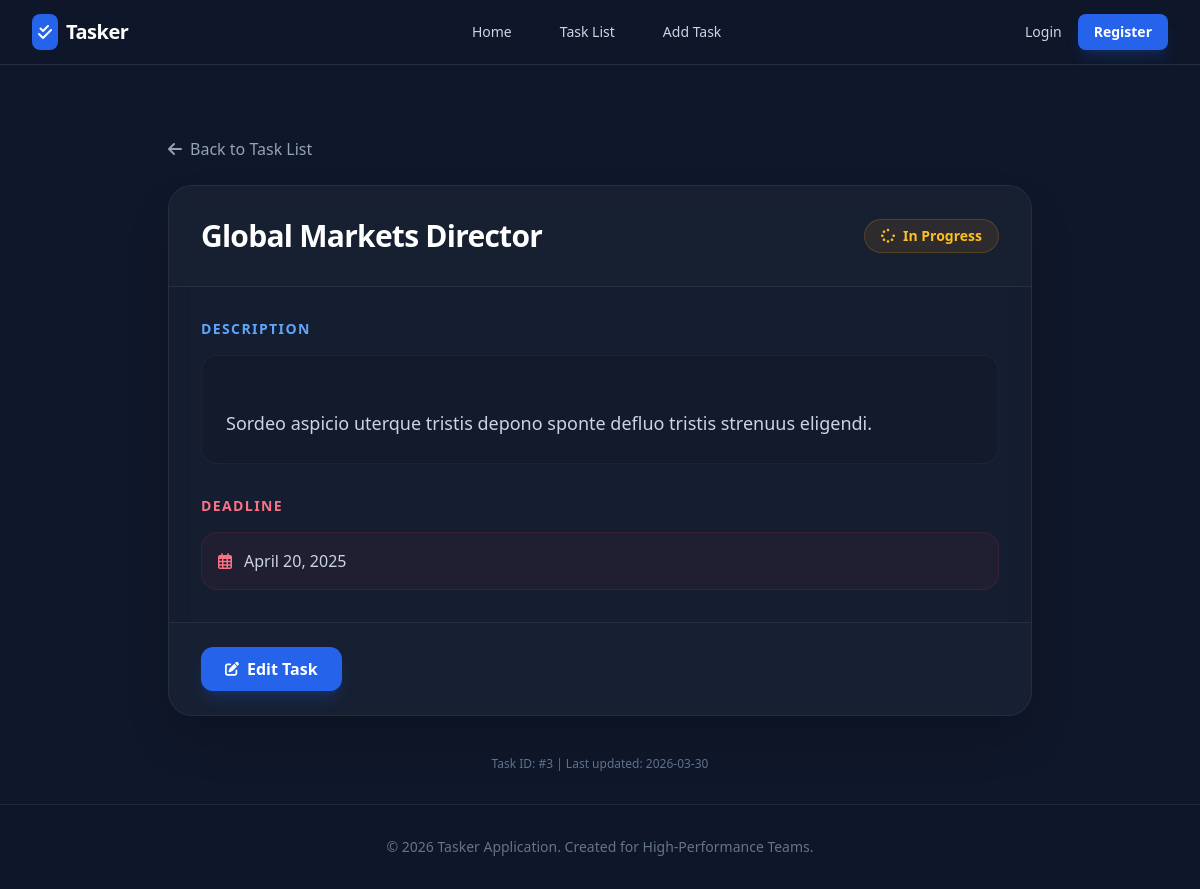
/task-details/3/, run on an earlier commit of the app's database.
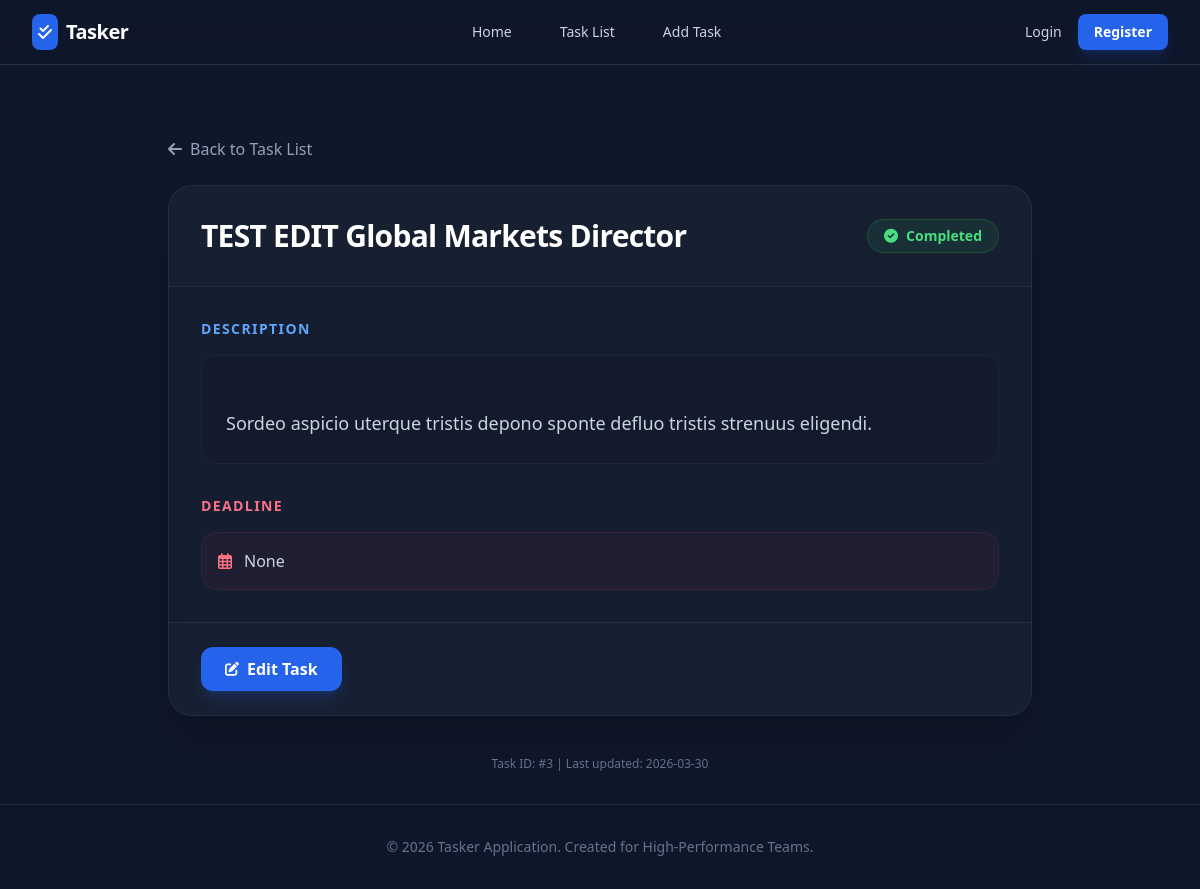
And on a later commit of the database.
### tasks/models.py (models this page shows)
class ToDoModel(models.Model):
    title = models.CharField(max_length=120)
    description = models.CharField(max_length=120)
    status_type = [
        ("Pending", "Pending"),
        ("InProgress", "InProgress"),
        ("Completed", "Completed"),
    ]
    status = models.CharField(choices=status_type, max_length=20)
    deadline = models.DateField( null=True, blank=True)

### tasks/views.py (the view)
# urls.py: path("task-details/<str:task_id>/", task_details_page, name="task_details_page"),
def task_details_page(request, task_id):
    data = ToDoModel.objects.get(id=task_id)
    data_pack = {"item": data}
    return render(request, "task_details.html", data_pack)

### tasks/templates/task_details.html
{% extends 'master/base.html' %} {% block title %}Task Details | {{ item.title }}{% endblock %} {%
{% block content %}
<div class="max-w-4xl mx-auto mt-10 px-4">
  <a
    href="{% url 'task_list_page' %}"
    class="inline-flex items-center text-slate-400 hover:text-white mb-6 transition-colors group"
  >
    <i class="fas fa-arrow-left mr-2 group-hover:-translate-x-1 transition-transform"></i>
    Back to Task List
  </a>
  <div
    class="bg-slate-800/40 border border-slate-700/50 rounded-3xl shadow-2xl overflow-hidden backdrop-blur-md"
  >
    <div
      class="p-8 border-b border-slate-700/50 flex flex-col md:flex-row md:items-center justify-between gap-4 bg-slate-800/20"
    >
      <h1 class="text-3xl font-extrabold text-white tracking-tight">{{ item.title }}</h1>
      <div>
        {% if item.status == 'Completed' %}
        <span
          class="px-4 py-1.5 rounded-full text-sm font-bold bg-green-500/10 text-green-400 border border-green-500/20 flex items-center"
        >
          <i class="fas fa-check-circle mr-2"></i> Completed
        </span>
        {% elif item.status == 'InProgress' %}
        <span
          class="px-4 py-1.5 rounded-full text-sm font-bold bg-amber-500/10 text-amber-400 border border-amber-500/20 flex items-center"
        >
          <i class="fas fa-spinner fa-spin mr-2"></i> In Progress
        </span>
        {% else %}
        <span
          class="px-4 py-1.5 rounded-full text-sm font-bold bg-slate-500/10 text-slate-400 border border-slate-500/20 flex items-center"
        >
          <i class="far fa-clock mr-2"></i> Pending
        </span>
        {% endif %}
      </div>
    </div>
    <div class="p-8 space-y-8">
      <div>
        <h3 class="text-sm font-semibold text-blue-400 uppercase tracking-widest mb-4">
          Description
        </h3>
        <div class="bg-slate-900/40 p-6 rounded-2xl border border-slate-700/30">
          <p class="text-slate-300 text-lg leading-relaxed whitespace-pre-line">
            {{ item.description }}
          </p>
        </div>
      </div>
      <div>
        <h3 class="text-sm font-semibold text-rose-400 uppercase tracking-widest mb-4">Deadline</h3>
        <div
          class="flex items-center space-x-3 text-slate-300 bg-rose-500/5 border border-rose-500/10 p-4 rounded-2xl"
        >
          <i class="far fa-calendar-alt text-rose-400"></i>
          <span class="font-medium">
            {{ item.deadline }}
          </span>
        </div>
      </div>
    </div>
    <div class="px-8 py-6 bg-slate-800/30 border-t border-slate-700/50 flex flex-wrap gap-4">
      <button
        class="px-6 py-2.5 bg-blue-600 hover:bg-blue-500 text-white font-bold rounded-xl transition-all shadow-lg shadow-blue-600/20 active:scale-95 flex items-center"
      >
        <i class="fas fa-edit mr-2 text-sm"></i> Edit Task
      </button>
    </div>
  </div>
  <p class="text-center text-slate-500 text-xs mt-10">
    Task ID: #{{ item.id }} | Last updated: 2026-03-30
  </p>
</div>
{% endblock content %}

What changed in the data, as far as the page shows it:
changed ToDoModel "Sordeo aspicio uterque tristis depono sponte defluo tristis strenuus eligendi.": title "Global Markets Director" → "TEST EDIT Global Markets Director"; status "InProgress" → "Completed" (drawn); deadline "April 20, 2025" → "None"
Also different on the page:
text no longer shown: "In Progress"
text now shown: "Completed"
